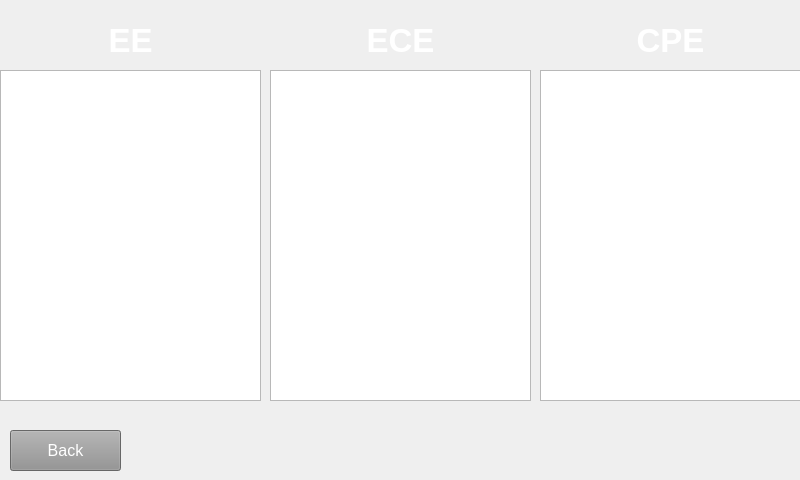
<?xml version="1.0" encoding="UTF-8"?>
<ui version="4.0">
 <class>MainWindow</class>
 <widget class="QMainWindow" name="MainWindow">
  <property name="geometry">
   <rect>
    <x>0</x>
    <y>0</y>
    <width>800</width>
    <height>480</height>
   </rect>
  </property>
  <property name="font">
   <font>
    <pointsize>12</pointsize>
   </font>
  </property>
  <property name="windowTitle">
   <string>MainWindow</string>
  </property>
  <widget class="QWidget" name="centralwidget">
   <widget class="QPushButton" name="pushButton_2">
    <property name="geometry">
     <rect>
      <x>10</x>
      <y>430</y>
      <width>111</width>
      <height>41</height>
     </rect>
    </property>
    <property name="styleSheet">
     <string notr="true">background-color: rgb(144, 144, 144);
color: rgb(255, 255, 255);
font: 20pt &quot;MS Shell Dlg 2&quot;;</string>
    </property>
    <property name="text">
     <string>Back</string>
    </property>
   </widget>
   <widget class="QLabel" name="bg">
    <property name="geometry">
     <rect>
      <x>0</x>
      <y>0</y>
      <width>800</width>
      <height>480</height>
     </rect>
    </property>
    <property name="text">
     <string/>
    </property>
    <property name="pixmap">
     <pixmap>background.jpg</pixmap>
    </property>
    <property name="scaledContents">
     <bool>true</bool>
    </property>
   </widget>
   <widget class="QListWidget" name="listWidget">
    <property name="geometry">
     <rect>
      <x>0</x>
      <y>70</y>
      <width>261</width>
      <height>331</height>
     </rect>
    </property>
    <property name="font">
     <font>
      <pointsize>15</pointsize>
     </font>
    </property>
    <property name="autoScroll">
     <bool>true</bool>
    </property>
    <property name="editTriggers">
     <set>QAbstractItemView::NoEditTriggers</set>
    </property>
    <property name="showDropIndicator" stdset="0">
     <bool>true</bool>
    </property>
    <property name="alternatingRowColors">
     <bool>true</bool>
    </property>
    <property name="selectionMode">
     <enum>QAbstractItemView::NoSelection</enum>
    </property>
   </widget>
   <widget class="QLabel" name="label_3">
    <property name="geometry">
     <rect>
      <x>540</x>
      <y>10</y>
      <width>261</width>
      <height>61</height>
     </rect>
    </property>
    <property name="font">
     <font>
      <pointsize>25</pointsize>
      <weight>75</weight>
      <bold>true</bold>
     </font>
    </property>
    <property name="styleSheet">
     <string notr="true">color: rgb(255, 255, 255);</string>
    </property>
    <property name="text">
     <string>CPE</string>
    </property>
    <property name="alignment">
     <set>Qt::AlignCenter</set>
    </property>
   </widget>
   <widget class="QLabel" name="label_2">
    <property name="geometry">
     <rect>
      <x>270</x>
      <y>10</y>
      <width>261</width>
      <height>61</height>
     </rect>
    </property>
    <property name="font">
     <font>
      <pointsize>25</pointsize>
      <weight>75</weight>
      <bold>true</bold>
     </font>
    </property>
    <property name="styleSheet">
     <string notr="true">color: rgb(255, 255, 255);</string>
    </property>
    <property name="text">
     <string>ECE</string>
    </property>
    <property name="alignment">
     <set>Qt::AlignCenter</set>
    </property>
   </widget>
   <widget class="QListWidget" name="listWidget_2">
    <property name="geometry">
     <rect>
      <x>270</x>
      <y>70</y>
      <width>261</width>
      <height>331</height>
     </rect>
    </property>
    <property name="font">
     <font>
      <pointsize>15</pointsize>
     </font>
    </property>
    <property name="autoScroll">
     <bool>true</bool>
    </property>
    <property name="editTriggers">
     <set>QAbstractItemView::NoEditTriggers</set>
    </property>
    <property name="showDropIndicator" stdset="0">
     <bool>true</bool>
    </property>
    <property name="alternatingRowColors">
     <bool>true</bool>
    </property>
    <property name="selectionMode">
     <enum>QAbstractItemView::NoSelection</enum>
    </property>
   </widget>
   <widget class="QLabel" name="label">
    <property name="geometry">
     <rect>
      <x>0</x>
      <y>10</y>
      <width>261</width>
      <height>61</height>
     </rect>
    </property>
    <property name="font">
     <font>
      <pointsize>25</pointsize>
      <weight>75</weight>
      <bold>true</bold>
     </font>
    </property>
    <property name="styleSheet">
     <string notr="true">color: rgb(255, 255, 255);</string>
    </property>
    <property name="text">
     <string>EE</string>
    </property>
    <property name="alignment">
     <set>Qt::AlignCenter</set>
    </property>
   </widget>
   <widget class="QListWidget" name="listWidget_3">
    <property name="geometry">
     <rect>
      <x>540</x>
      <y>70</y>
      <width>261</width>
      <height>331</height>
     </rect>
    </property>
    <property name="font">
     <font>
      <pointsize>15</pointsize>
     </font>
    </property>
    <property name="autoScroll">
     <bool>true</bool>
    </property>
    <property name="editTriggers">
     <set>QAbstractItemView::NoEditTriggers</set>
    </property>
    <property name="showDropIndicator" stdset="0">
     <bool>true</bool>
    </property>
    <property name="alternatingRowColors">
     <bool>true</bool>
    </property>
    <property name="selectionMode">
     <enum>QAbstractItemView::NoSelection</enum>
    </property>
   </widget>
   <zorder>bg</zorder>
   <zorder>pushButton_2</zorder>
   <zorder>listWidget</zorder>
   <zorder>label_3</zorder>
   <zorder>label_2</zorder>
   <zorder>listWidget_2</zorder>
   <zorder>label</zorder>
   <zorder>listWidget_3</zorder>
  </widget>
 </widget>
 <resources/>
 <connections/>
</ui>
